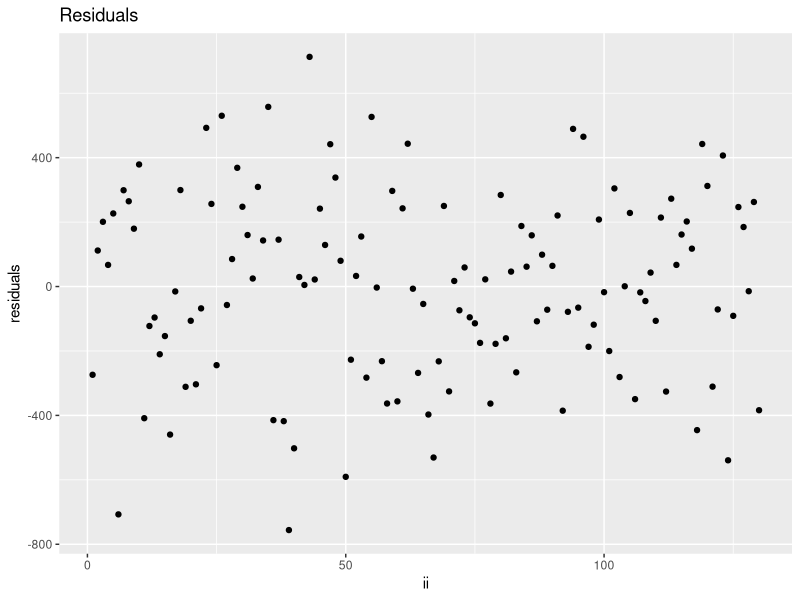
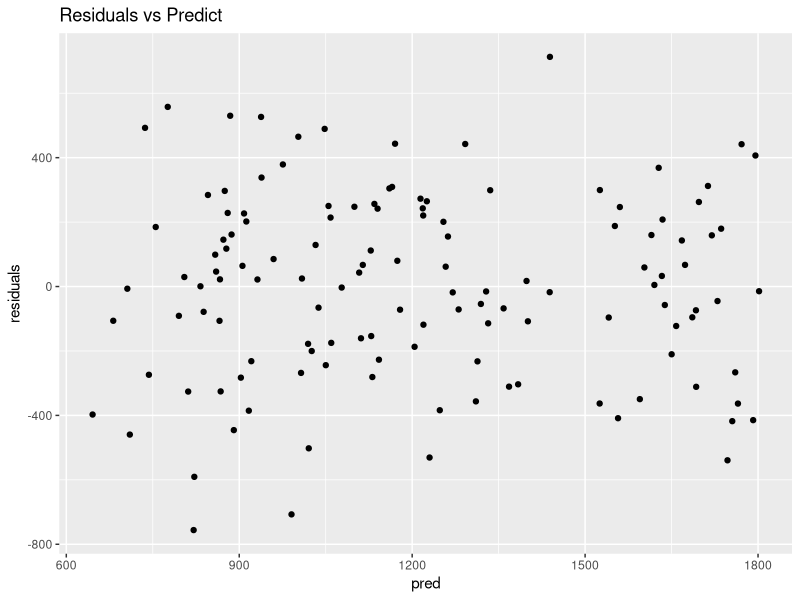
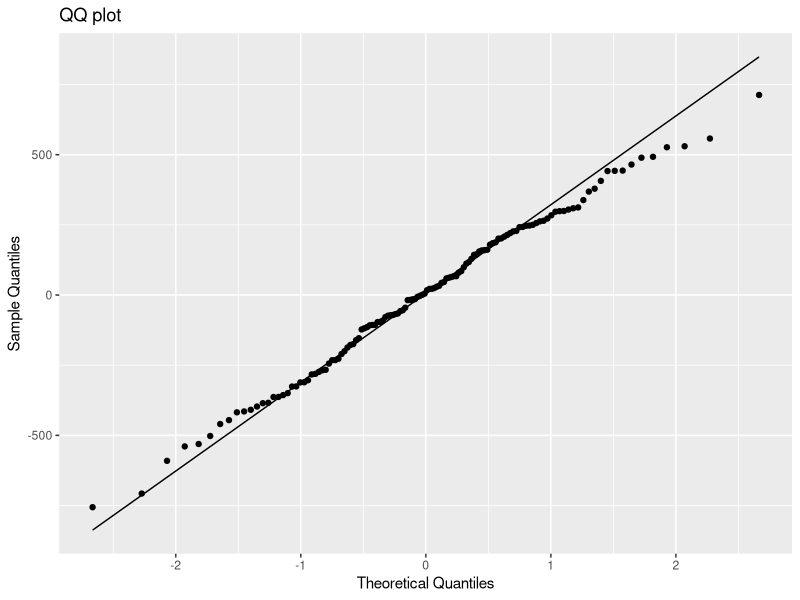

Generate these figures, in order, with R:
## ---- chunk 1
library(car)
library(ggplot2)
library(GGally)
library(patchwork)
library(tidyverse)
rm(list = ls())
groceries = read.csv("groceries.csv")

model0 = lm(turnover ~ population, data = groceries)

## ---- chunk 2

# Create values of population over the range of your data
newdata <- data.frame(
  population = seq(
    min(groceries$population),
    max(groceries$population),
    length.out = 100
  )
)

# Get fitted values and prediction intervals
pred <- predict(model0, newdata = newdata, interval = "prediction")

# Add predictions to newdata
newdata <- cbind(newdata, as.data.frame(pred))

# # Plot
# ggplot() +
#   geom_point(data = groceries, aes(x = population, y = turnover)) +
#   geom_ribbon(
#     data = newdata,
#     aes(x = population, ymin = lwr, ymax = upr),
#     alpha = 0.2
#   ) +
#   geom_line(
#     data = newdata,
#     aes(x = population, y = fit),
#     linewidth = 1
#   ) +
#   labs(
#     x = "Population",
#     y = "Turnover"
#   ) +
#   theme_minimal()
## ---- chunk 3

pred <- predict(model0, newdata = data.frame(population = 2000), interval = "prediction")
# pred
## ---- chunk 4
res = data.frame(residuals = residuals(model0), 
                 pred = predict(newdata = groceries, model0),
                 obs = groceries$turnover,
                 pop = groceries$population,
                 ii = 1:dim(groceries)[1])

p1 = res %>% ggplot() + geom_point(aes(ii, residuals)) + ggtitle("Residuals")
p2 = res %>% ggplot() + geom_point(aes(pred, residuals)) + ggtitle("Residuals vs Predict")


p3 <- ggplot(res, aes(sample = residuals))
p3 = p3 + stat_qq() + stat_qq_line()+xlab("Theoretical Quantiles") + ylab("Sample Quantiles") +
  ggtitle("QQ plot")
# p1+p2 + p3 + plot_layout(ncol= 2)

## ---- chunk 5
model1 = lm(turnover ~ population + distance, data = groceries)
model1b = lm(turnover ~ population + log(distance), data = groceries)
## ---- chunk 6
#summary(model0)
## ---- chunk 7
#summary(model1)
## ---- chunk 8
newdata = data.frame(distance  = seq(0.1, 10, 0.01), population = 1000)
pred1 = data.frame(predict(model1, newdata, interval = "pred" )) %>%
  mutate(distance = newdata$distance)
pred2 = data.frame(predict(model1b, newdata, interval = "pred")) %>%
  mutate(distance = newdata$distance)


#ggplot() + geom_ribbon(data = pred1, aes(x = distance, ymin = lwr, ymax = upr), alpha = 0.5)+ 
#  geom_line(data = pred1, aes(x = distance,y = fit)) + 
#  geom_ribbon(data = pred2, aes(x = distance, ymin = lwr, ymax = upr), alpha = 0.5, fill = "red") +
#  geom_line(data = pred2, aes(x = distance,y = fit), color ="red") 
